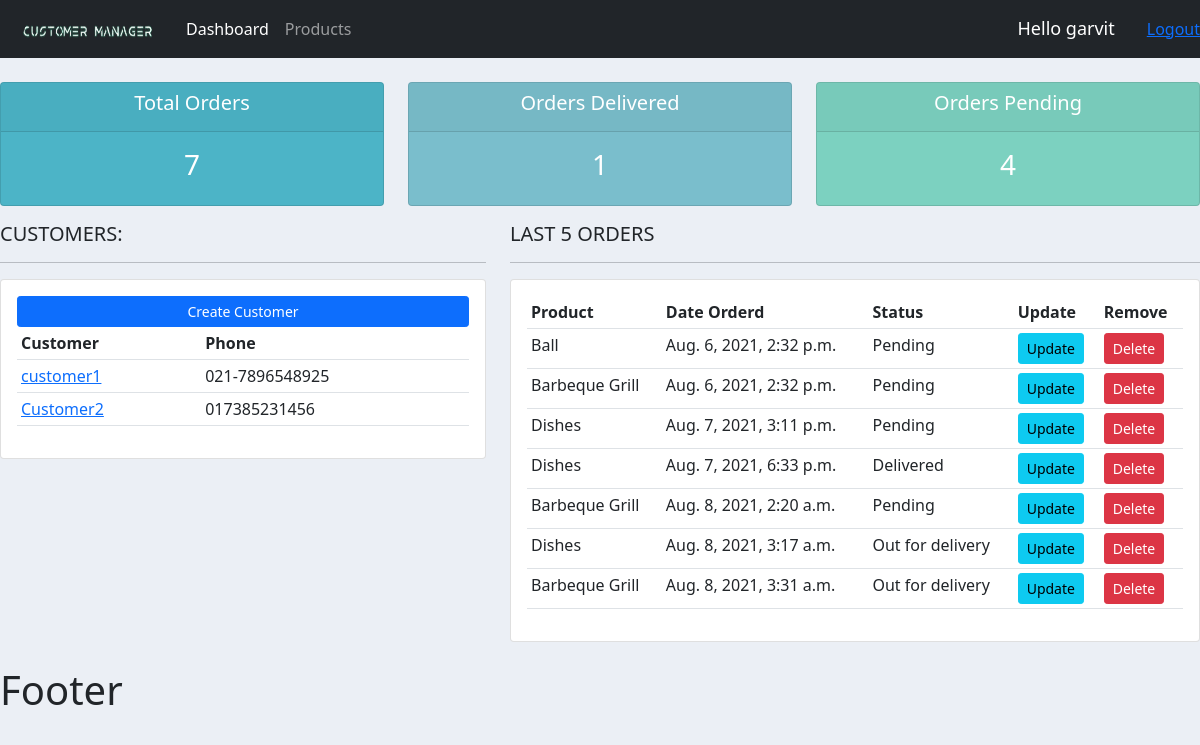
The app's page / (signed in) with its own data.
### accounts/models.py (models this page shows, shortened)
class Customer(models.Model):
    name=models.CharField(max_length=200,null=True)
    phone=models.CharField(max_length=200,null=True)
    email=models.CharField(max_length=200,null=True)
    date_created=models.DateTimeField(auto_now_add=True,null=True)

class Order(models.Model):
    STATUS=(('Pending','Pending'),('Out for delivery','Out for delivery'),('Delivered','Delivered'))
    customer=models.ForeignKey(Customer, null=True, on_delete=models.SET_NULL) #Setting the refrence
    product=models.ForeignKey(Product, null=True, on_delete=models.SET_NULL)
    date_created=models.DateTimeField(auto_now_add=True, null=True)
    status=models.CharField(max_length=200, null=True, choices=STATUS)
    note = models.CharField(max_length=200, null=True)

class Product(models.Model):
    CATEGORY=(('Indoor','Indoor'),('Outdoor','Outdoor'))
    name = models.CharField(max_length=200, null=True)
    price=models.FloatField(null=True)
    category=models.CharField(max_length=200, null=True, choices=CATEGORY)
    description=models.CharField(max_length=200, null=True, blank=True)
    tags = models.ManyToManyField(Tag)
    date_created = models.DateTimeField(auto_now_add=True, null=True)
    def __str__(self):
        return self.name

### accounts/views.py (the view)
# urls.py: path('', views.home,name="home"),
@login_required(login_url='login')
def home(request):
    customers=Customer.objects.all()
    orders=Order.objects.all()
    total_customers=customers.count()
    total_orders=orders.count()
    delivered=orders.filter(status='Delivered').count()
    pending=orders.filter(status='Pending').count()
    context={'orders':orders,'customers':customers,'total_customers':total_customers,'total_orders':total_orders,'delivered':delivered,'pending':pending}
    return  render(request,'accounts/dashboard.html',context)#this context data will be passed to dashboard.html

### accounts/templates/accounts/dashboard.html
{% extends 'accounts/main.html' %}
{% block content %}
{% include 'accounts/status.html' %}
<div class="row">
	<div class="col-md-5">
		<h5>CUSTOMERS:</h5>
		<hr>
		<div class="card card-body">
			<a class="btn btn-primary  btn-sm btn-block" href="">Create Customer</a>
			<table class="table table-sm">
				<tr>
					<th>Customer</th>
					<th>Phone</th>
				</tr>
				{% for customer in customers %}
				<tr>
					<td><a href="{% url 'customer' customer.id%}">{{ customer.name }}</a></td>
					<td>{{ customer.phone }}</td>
				</tr>
				{% endfor %}
			</table>
		</div>
	</div>
	<div class="col-md-7">
		<h5>LAST 5 ORDERS</h5>
		<hr>
		<div class="card card-body">
			<table class="table table-sm">
				<tr>
					<th>Product</th>
					<th>Date Orderd</th>
					<th>Status</th>
					<th>Update</th>
					<th>Remove</th>
				</tr>
				{% for order in orders %}
				<tr>
					<td>{{ order.product }}</td>
					<td>{{ order.date_created }}</td>
					<td>{{ order.status }}</td>
					<td><a href='{% url 'update_order' order.id %}' class="btn btn-sm btn-info">Update</a> </td>
					<td><a href='{% url 'delete_order' order.id %}' class="btn btn-sm btn-danger">Delete</a> </td>
				</tr>
				{% endfor %}
			</table>
		</div>
	</div>
</div>
{% endblock %}

### accounts/templates/accounts/main.html (shortened to what this page needs)
{% load static %}
<!DOCTYPE html>
<html lang="en">
<head>
    <link href="https://cdn.jsdelivr.net/npm/bootstrap@5.0.2/dist/css/bootstrap.min.css" rel="stylesheet">
    <link rel="stylesheet" type="text/css" href="{% static '/css/main.css' %}">
</head>
<body>
    {% include 'accounts/navbar.html' %}
    {% block content %}
    {% endblock %}
    <br>
    <h1>Footer</h1>
</body>
</html>

### accounts/templates/accounts/navbar.html (shortened to what this page needs)
{% load static %}
<nav class="navbar navbar-expand-lg navbar-dark bg-dark">
  <div class="container-fluid">
    <a class="navbar-brand" href="#">
      <img id="logo" src="{% static 'images/logo.png' %}">
    </a>
    <div class="collapse navbar-collapse" id="navbarNav">
      <ul class="navbar-nav">
        <li class="nav-item">
          <a class="nav-link active" aria-current="page" href="{% url 'home'%}">Dashboard</a>
        </li>
        <li class="nav-item">
          <a class="nav-link" href="{% url 'products'%}">Products</a>
        </li>
      </ul>
    </div>
  </div>
    <div class="hello-msg container">Hello {{ request.user }}</div>
    <span><a href="{% url 'logout' %}">Logout</a> </span>
</nav>

### accounts/templates/accounts/status.html
<br>
<div class="row">
	<div class="col">
		<div class="col-md">
			<div class="card text-center text-white  mb-3" id="total-orders">
			  	<div class="card-header">
			  		<h5 class="card-title">Total Orders</h5>
			  	</div>
			  	<div class="card-body">
			    	<h3 class="card-title">{{ total_orders }}</h3>
			  	</div>
			</div>
		</div>
	</div>
	<div class="col">
		<div class="col-md">
			<div class="card text-center text-white  mb-3" id="orders-delivered">
			  	<div class="card-header">
			  		<h5 class="card-title">Orders Delivered</h5>
			  	</div>
			  	<div class="card-body">
			    	<h3 class="card-title">{{ delivered }}</h3>
			  	</div>
			</div>
		</div>
	</div>
	<div class="col">
		<div class="col-md">
			<div class="card text-center text-white  mb-3" id="orders-pending">
			  	<div class="card-header">
			  		<h5 class="card-title">Orders Pending</h5>
			  	</div>
			  	<div class="card-body">
			    	<h3 class="card-title">{{ pending }}</h3>
			  	</div>
			</div>
		</div>
	</div>
</div>

### static/css/main.css (style rules this page uses)
#logo { width: 150px; height: 30px; }
body { background-color: #ebeff5; }
#total-orders { background-color: #4cb4c7; }
#orders-delivered { background-color: #7abecc; }
#orders-pending { background-color: #7cd1c0; }

### accounts/templates/accounts/navbar.html (style rules this page uses)
.hello-msg { font-size: 18px; color: white; margin-right: 20px; justify-content: end !important; }

### records on screen
Customer: name "customer1", phone "021-7896548925"
Customer: name "Customer2", phone "017385231456"
Order: product "Ball", date_created "Aug. 6, 2021, 2:32 p.m.", status "Pending"
Order: product "Barbeque Grill", date_created "Aug. 6, 2021, 2:32 p.m.", status "Pending"
Order: product "Dishes", date_created "Aug. 7, 2021, 3:11 p.m.", status "Pending"
Order: product "Dishes", date_created "Aug. 7, 2021, 6:33 p.m.", status "Delivered"
Order: product "Barbeque Grill", date_created "Aug. 8, 2021, 2:20 a.m.", status "Pending"
Order: product "Dishes", date_created "Aug. 8, 2021, 3:17 a.m.", status "Out for delivery"
Order: product "Barbeque Grill", date_created "Aug. 8, 2021, 3:31 a.m.", status "Out for delivery"

### other values on screen
{{ request.user }} "garvit"
{{ total_orders }} "7"
{{ delivered }} "1"
{{ pending }} "4"
